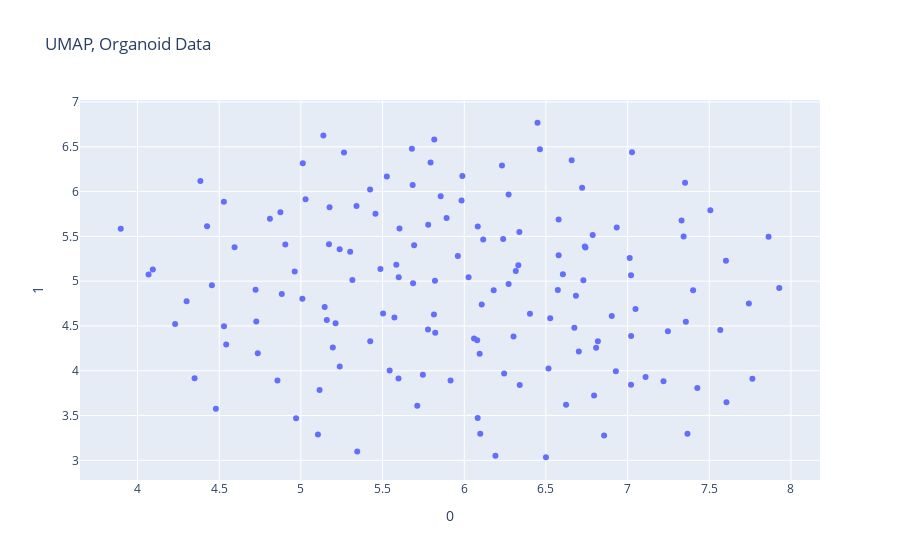

The code cell stored with this chart in its notebook:
### Code cell
px.scatter(org_umap, x=0, y=1, title='UMAP, Organoid Data')

### Figure 1 — Plotly figure (JSON) as saved in the notebook; plotly's stock layout.template omitted (floating-point values rounded to 4 significant figures; data arrays with more than 128 entries replaced by an {"elided": "..."} marker saying what was removed)
{"data": [{"hovertemplate": "0=%{x}<br>1=%{y}<extra></extra>", "legendgroup": "", "marker": {"color": "#636efa", "symbol": "circle"}, "mode": "markers", "name": "", "orientation": "v", "showlegend": false, "type": "scatter", "x": {"elided": "146 float values"}, "xaxis": "x", "y": {"elided": "146 float values"}, "yaxis": "y"}], "layout": {"legend": {"tracegroupgap": 0}, "title": {"text": "UMAP, Organoid Data"}, "xaxis": {"anchor": "y", "domain": [0, 1], "title": {"text": "0"}}, "yaxis": {"anchor": "x", "domain": [0, 1], "title": {"text": "1"}}}}
